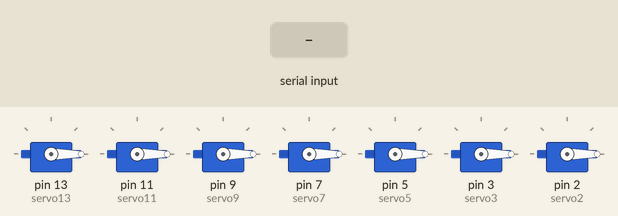
Simulated run of this sketch. Board: Arduino Uno, built with avr-gcc and run on an emulated ATmega328P. Shown: 7 × servo. Inputs (shaded band) come from the test bench.

Above: at 1.2 s.
1.3 s: "s" received over Serial
At 1.45 s:
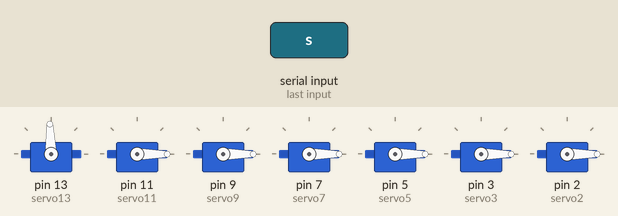
At 2.05 s:
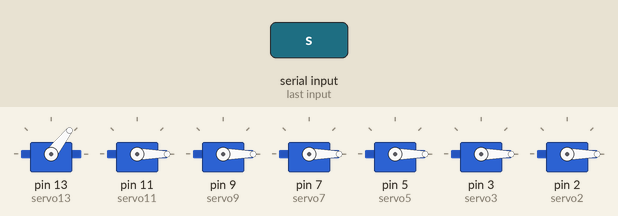
Timing chart, 0 to 4.3 s (numbered marks = the images above; inputs shaded):
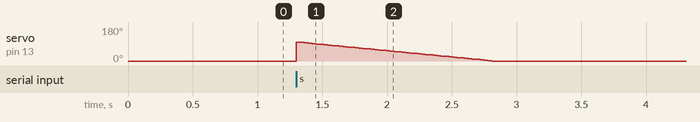

The sketch:

Sketch__2.ino
```cpp
//Servo Libary
#include <Servo.h>

//Define servos
Servo servo13;        //thumb
Servo servo11;        //index
Servo servo9;         //middle
Servo servo7;         //ring
Servo servo5;         //pinky
Servo servo3;         //wirst up-down
Servo servo2;         //wrist rotation

int pos = 0;

int val;

//Define initial positions of servo
int pos0 = 0;
int pos90 = 90;
int post120 = 120;

int speed_ = 5;

void setup() {

Serial.begin(9600);

//attaching servos to pins
servo13.attach(13);
servo11.attach(11);
servo9.attach(9);
servo7.attach(7);
servo5.attach(5);
servo3.attach(3);
servo2.attach(2);

//define initial positions
servo13.write(pos0);
servo11.write(pos0);
servo9.write(pos0);
servo7.write(pos0);
servo5.write(pos0);
servo3.write(pos0);
servo2.write(pos0);

}

void loop()
{
  if(Serial.available())

  {
    val=Serial.read();
    if(val=='w')
    {
      for (pos = 0; pos <= 100; pos += 1)
      {
       servo13.write(pos);
       delay(15);
      }
    }
  }
  {
    val=Serial.read();
    if(val=='s')
    {
      for (pos = 100; pos >= 0; pos -= 1)
      {
       servo13.write(pos);
       delay(15);
      }
    }
  }
}
```
